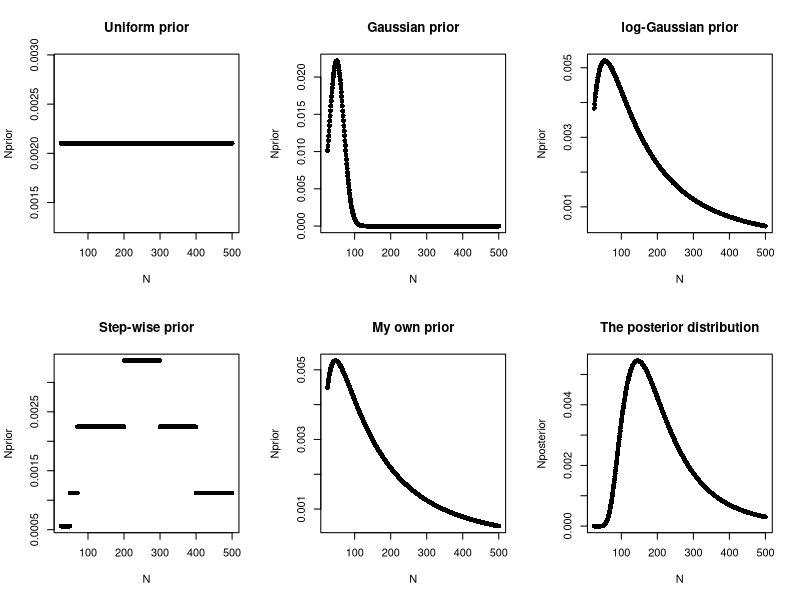
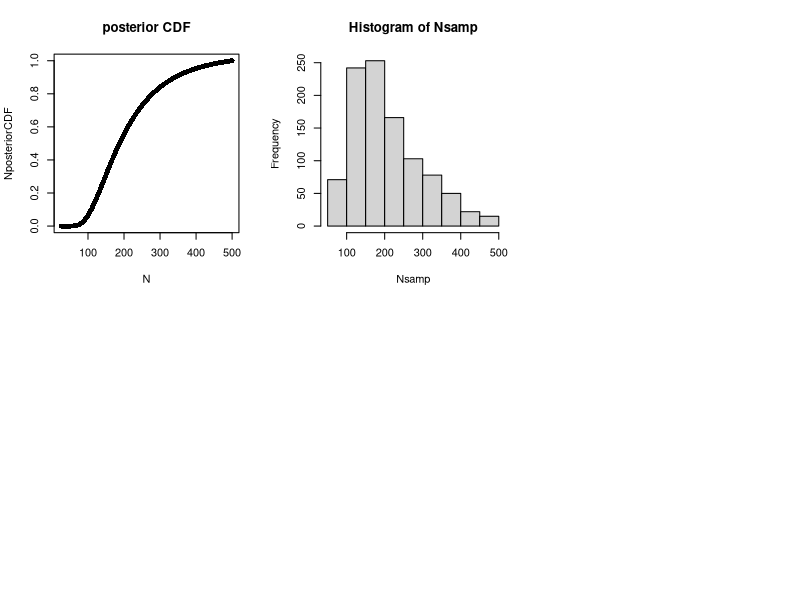

These figures' R source, in order:
## ---- chunk 1
knitr::opts_chunk$set(echo = TRUE)
## ---- chunk 2
M=25
## ---- chunk 3
abs_min <- M    # the number of balls cannot be negative
abs_max <- 500  # No way that bag can contain more than 1000 balls (a subjective assumption)


# Define the evaluation points so that all integers between 
# abs_min and abs_max are included
Nseq <- seq(abs_min, abs_max, length=abs_max-abs_min+1)  
## ---- chunk 4
par(mfrow=c(2,3))              # Open figure for plotting the examples

# uniform prior
Nprior <- rep(1,length(Nseq))/length(Nseq)  
sum(Nprior)              # check that prior probabilities sum up to to one
plot(Nseq,Nprior, main="Uniform prior", xlab="N", pch=16)
# "Gaussian" prior
Nprior <- dnorm(Nseq, mean=50, sd=20)
Nprior <- Nprior/sum(Nprior)     # Normalize the prior probabilities to sum to one
sum(Nprior)        # check that prior probabilities sum up to to one
plot(Nseq,Nprior, main="Gaussian prior", xlab="N", pch=16)
# log-Gaussian prior
Nprior <- dlnorm(Nseq, mean=5, sd=1)
Nprior <- Nprior/sum(Nprior)   # Normalize the prior probabilities to sum to one
sum(Nprior)        # check that prior probabilities sum up to to one
plot(Nseq,Nprior, main="log-Gaussian prior", xlab="N", pch=16)
# Step wise prior by giving different relative weights for different values
Nprior <- rep(1,length(Nseq))  
Nprior[Nseq>50 & Nseq<600] <- 2  
Nprior[Nseq>70 & Nseq<400] <- 4  
Nprior[Nseq>200 & Nseq<300] <- 6  
Nprior <- Nprior/sum(Nprior)    # Normalize the prior probabilities to sum to one
sum(Nprior)        # check that prior probabilities sum up to to one
plot(Nseq,Nprior, main="Step-wise prior", xlab="N", pch=16)

# --- Here we will fill in the prior defined during the lecture ---
Nprior <- dlnorm(Nseq, mean=5.05, sd=1.1)
Nprior <- Nprior/sum(Nprior)    # Normalize to sum to one
sum(Nprior)                     # check that prior probabilities sum up to to one

plot(Nseq,Nprior, main="My own prior", xlab="N", pch=16)
## ---- chunk 5
# The result from the other sampling time
C=22
R=3

Nposterior <- Nprior*dbinom(R,C,M/Nseq)  # numerator of Bayes theorem
Nposterior <- Nposterior/sum(Nposterior) # divide by marginal likelihood
plot(Nseq,Nposterior, main="The posterior distribution", xlab="N", pch=16)
## ---- chunk 6
posteriorMean = sum(Nposterior*Nseq)
print(posteriorMean)
## ---- chunk 7
NposteriorCDF <- cumsum(Nposterior)           
# Plot CDF
plot(Nseq,NposteriorCDF, main="posterior CDF", xlab="N", pch=16)
## ---- chunk 8
# 10% quantile is the last N at which CDF is under 10%
Nseq[which(NposteriorCDF>=0.1)[1]-1]
# 90% quantile is the first N at which CDF is over 90%
Nseq[which(NposteriorCDF>=0.9)[1]]
## ---- chunk 9
Nsamp = Nseq[sapply(runif(1000,min=0,max=1),function(temp){ which(NposteriorCDF>=temp)[1] })]
## ---- chunk 10
hist(Nsamp)
mean(Nsamp)
quantile(Nsamp,probs=c(0.1,0.9))
## ---- chunk 11
# posterior median 
posteriorMedian = Nseq[which(NposteriorCDF>=0.5)[1]-1]
print(posteriorMedian)

# Posterior variance
posteriorVariance = sum(Nposterior*(Nseq-posteriorMean)^2)
print(posteriorVariance)
# posterior standard deviation
posteriorSd = sqrt(posteriorVariance)
print(posteriorSd)

# 80% central posterior interval
interval80 = cbind(Nseq[which(NposteriorCDF>=0.1)[1]] , Nseq[which(NposteriorCDF>=0.9)[1]-1])
print(interval80)
## ---- chunk 12
# posterior median 
posteriorMedianMC=median(Nsamp)
print(posteriorMedianMC)

# Posterior variance
posteriorVarianceMC = var(Nsamp)
print(posteriorVarianceMC)
# posterior standard deviation
posteriorSdMC = sqrt(posteriorVarianceMC)
print(posteriorSdMC)

# 80% central posterior interval
interval80MC = quantile(Nsamp,c(0.1,0.9))
print(interval80MC)
## ---- chunk 13
# medians
cbind(posteriorMedian,posteriorMedianMC)
# variances
cbind(posteriorVariance,posteriorVarianceMC)
# standard deviations
cbind(posteriorSd,posteriorSdMC)
# 80% central posterior intervals
rbind(interval80,interval80MC)
